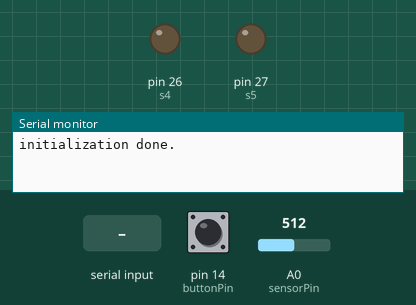
The sketch below on a simulated Arduino Mega 2560, built with avr-gcc and run on an emulated ATmega2560. Parts: output pins drawn as LEDs (lit = HIGH), the last lines printed to the serial monitor. The test bench sets the inputs (shaded band); at power-on: pin 14 (buttonPin) HIGH, A0 (sensorPin) = 512. The local clock reads 2024-03-15 10:24:30 at power-on unless the sketch sets it; storage starts empty; pins used as bus, display or sensor lines are not drawn.

Above: at 1.2 s.
1.3 s: pin 14 (buttonPin) pulled LOW for 0.15 s
At 1.7 s:
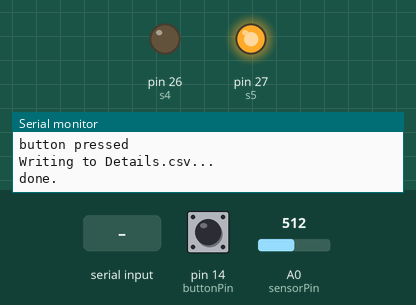
2.9 s: "a" received over the second serial link
4.4 s: "1" received over the second serial link
Timing chart, 0 to 7.4 s (numbered marks = the images above; inputs shaded):
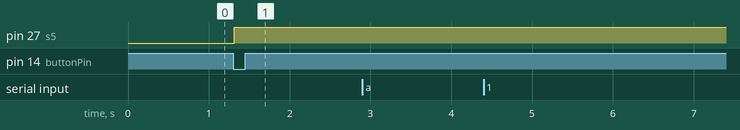

The sketch:

FrameReader.ino
```cpp
/*
 Circuit connections for Arduino Mega to modules
 The circuit:
 * SD card attached to SPI bus as follows:
 ** MOSI - pin 51 [pin 11 - arduino uno]
 ** MISO - pin 50 [pin 12 - arduino uno]
 ** CLK  - pin 52 [pin 13 - arduino uno]
 ** CS   - pin 4  [pin 2 - arduino uno]
 *
 *HC 05 module connection:
 ** TX - pin 0 (default) [software serial pin 14 - arduino Mega and uno ]
 ** RX - pin 1 (default) [software serial pin 15 - arduino Mega and uno ]
 *
 *  The circuit:
 * RX is digital pin 5 (connect to TX of other device)
 * TX is digital pin 6 (connect to RX of other device)
 *
 * LSMD DLHC (compass) module connection:
 * SDA - pin 20 (mega) [pin A4 - arduino uno]
 * SCL - pin 21 (mega) [pin A5 - arduino uno]
 *
 * RTC module connection:
 * SDA - pin 20 (mega) [pin A4 - arduino uno]
 * SCL - pin 21 (mega) [pin A5 - arduino uno]
 *
 * Selection bits connection
 * S0 - pin 22
 * S1 - pin 23
 * S2 - pin 24
 * S3 - pin 25
 * S4 - pin 26
 * S5 - pin 27
 *
 * Sensor pin
 * sensor In Pin - A0
 *
 * button pin - 7

 */

#include <SPI.h>
#include <SD.h>
#include <dht.h>
#include <DS3231.h>
#include <SoftwareSerial.h>
#include <Wire.h>
#include <LSM303.h>

DS3231  rtc(SDA, SCL);// Init the DS3231 using the hardware interface
SoftwareSerial mySerial(68, 69); // RX, TX
LSM303 compass;
File myFile;
dht DHT;
//#define DHT11_PIN A0
const int buttonPin = 14;     // the number of the pushbutton pin
//const int ledPin =  13;      // the number of the LED pin
// variables will change:
int buttonState = 0;         // variable for reading the pushbutton status

String bluInputStr;
float Xm, Ym, Zm, Xa, Ya, Za, roll, pitch, roll_print, pitch_print, Heading, fXm_comp, fYm_comp;
int r0 = 0;      //value of select pin at the 4052 (s0)
int r1 = 0;      //value of select pin at the 4052 (s1)
int r2 = 0;      //value of select pin at the 4052 (s2)
int r3 = 0;
int r4 = 0;
int r5 = 0;
int sensorPin = A0;
int s0 = 22;
int s1 = 23;
int s2 = 24;
int s3 = 25;
int s4 = 26;
int s5 = 27;
int count = 0;   //which y pin we are selecting
String fileName = "Details.csv";
struct compassOp
{
  float head, rollOp, pitchOp;
};
struct compassOp compOp;
String compassSoft(); //function declaration for the structure to work. function has to be invoked before using structure in the function

void setup() {
  Serial.begin(9600); //DEBUG
  mySerial.begin(9600);//bluetooth
  //TODO: initialize the LED pin as an output:
  //pinMode(ledPin, OUTPUT);
  // initialize the pushbutton pin as an input:
  pinMode(buttonPin, INPUT_PULLUP);
  Wire.begin();
  rtc.begin();// Initialize the rtc object
  compass.init();
  compass.enableDefault();
  compass.m_min = (LSM303::vector<int16_t>){-654,   -835,   -424};
  compass.m_max = (LSM303::vector<int16_t>){+694,   +527,   +739};
  sdIni();
  MuxInit();
}

//sd card code starts here//
void sdIni()
{
    //Serial.print("Initializing SD card...");
    if (!SD.begin(4))
    {
      Serial.println("initialization failed!");
    }
    else
    {
      Serial.println("initialization done.");
    }
}

void sdWrite(String sensorData, String compassData)
{
  // open the file. note that only one file can be open at a time,
  // so you have to close this one before opening another.
  // if the file opened okay, write to it:
  myFile = SD.open(fileName, FILE_WRITE);
  if (myFile)
  {
    Serial.println("Writing to Details.csv...");   //DEBUG
    myFile.print(rtc.getDateStr());
    myFile.print(",");
    myFile.print(rtc.getTimeStr());
    myFile.print(",");
    myFile.print(sensorData);
    //myFile.print(","); // to be removed
    myFile.println(compassData);
    Serial.println("done.");//DEBUG
    myFile.close();// close the file
  }
  else
  {
    // if the file didn't open, print an error:
    Serial.println("error opening Details.csv");//DEBUG
    mySerial.println("error opening Details.csv");
  }
}

void sdRead()
{
  //Serial.begin(9600);//bluetooth
  // re-open the file for reading:
  if (SD.exists(fileName))
  {
    myFile = SD.open(fileName);
    File archiveFile;
    if (myFile)
    {
      Serial.println("Read from file."); //DEBUG
      // read from the file until there's nothing else in it:
      String d=rtc.getDateStr(FORMAT_SHORT);
      String t=rtc.getTimeStr(FORMAT_SHORT);
      String dateTime = (String)d[0]+(String)d[1]+(String)d[3]+(String)d[4]+(String)t[0]+(String)t[1]+(String)t[3]+(String)t[4];
      String fileArchive = dateTime+".csv";
      //Serial.println(fileArchive); //DEBUG
      archiveFile = SD.open(fileArchive, FILE_WRITE);
      if (archiveFile)
      {
        while (myFile.available())
        {
          char c = myFile.read();
          //Serial.println(c); //DEBUG
          archiveFile.print(c);
          mySerial.write(c);
        }
        archiveFile.close();
        myFile.close();// close the file
        SD.remove(fileName);
      }
      else
      {
        //Serial.println("error creating archive");//DEBUG
        mySerial.println("error creating archive");
        myFile.close();// close the file
      }
    }
    else
    {
      // if the file didn't open, print an error:
      //Serial.println("error opening Details.csv");//DEBUG
      mySerial.println("error opening Details.csv");
    }
  }
  else
  {
    mySerial.println("Details file not exist!");
  }
}
//sd card code ends here

void loop()
{
  int buttonVal = digitalRead(buttonPin);
  // check if the pushbutton is pressed. If it is, the buttonState is HIGH:
  if (buttonVal == LOW)
  {
    Serial.println("button pressed");//DEBUG
    String sensorData = MuxVal();
    String compassData = " ";//compassSoft();    //change blank with function later
    sdWrite(sensorData,compassData);
    // turn LED on:
    //digitalWrite(ledPin, HIGH);
    delay(500);
  }
  else
  {
    // turn LED off:
    //digitalWrite(ledPin, LOW);
  }

  if(mySerial.available())
  {
    delay(10);
    char bluInput = mySerial.read();
    bluInputStr = bluInput;
    if (bluInputStr.length() >0)
    {
      Serial.println(bluInputStr); //DEBUG
      if(bluInputStr == "a")
      {
        sdRead();
      }
      bluInputStr="";
    }
  }
  else
  {
      //Serial.println("bluetooth connection not available!"); //DEBUG
  }
}

String compassSoft()
{
  String compassData="";
  compass.read();

  //Magnetometer
  Xm = compass.m.x;
  Ym = compass.m.y;
  Zm = compass.m.z;

  //Acceralerometer
  Xa = compass.a.x;
  Ya = compass.a.y;
  Za = compass.a.z;

  //roll and pitch
  roll = atan2(Ya, sqrt(Xa*Xa + Za*Za ));
  pitch = atan2(Xa, sqrt(Ya*Ya + Za*Za));
  roll_print = roll*180.0/M_PI;
  pitch_print = pitch*180.0/M_PI;

  // Tilt compensated magnetic sensor measurements
  fXm_comp = Xm*cos(pitch)+Zm*sin(pitch);
  fYm_comp = Xm*sin(roll)*sin(pitch)+Ym*cos(roll)-Zm*sin(roll)*cos(pitch);

  // Arctangent of y/x
  Heading = (atan2(fYm_comp,fXm_comp)*180.0)/M_PI;
  if (Heading < 0)
    Heading += 360;

  compOp.head = Heading;
  compOp.rollOp = roll_print;
  compOp.pitchOp = pitch_print;

  compassData+=(String)Heading;
  compassData+=(String)roll_print;
  compassData+=(String)pitch_print;
  delay(1000);
  return compassData;
}

void MuxInit()
{
  //mux logic initialisation starts here
  pinMode(s0, OUTPUT);
  pinMode(s1, OUTPUT);
  pinMode(s2, OUTPUT);
  pinMode(s3, OUTPUT);
  pinMode(s4, OUTPUT);
  pinMode(s5, OUTPUT);
  //mux logic initialisation ends here
}

String MuxVal()
{
  String muxOp="";
  for (count=0; count<=44; count++)
  {
      // select the bit
      r0 = bitRead(count,0);    // use this with arduino uno and mega (and newer versions)
      r1 = bitRead(count,1);    // use this with arduino uno and mega (and newer versions)
      r2 = bitRead(count,2);
      r3 = bitRead(count,3);
      r4 = bitRead(count,4);
      r5 = bitRead(count,5);


      //r0 = count & 0x01;      // old version of setting the bits
      //r1 = (count>>1) & 0x01; // old version of setting the bits
      //r2 = (count>>2) & 0x01; // old version of setting the bits

      digitalWrite(s0, r0);
      digitalWrite(s1, r1);
      digitalWrite(s2, r2);
      digitalWrite(s3, r3);
      digitalWrite(s4, r4);
      digitalWrite(s5, r5);

      int val = analogRead(sensorPin);
      //Serial.print("the value of photodiode  ");//DEBUG
      //Serial.print(count);//DEBUG
      //Serial.print("\t");//DEBUG
      //Serial.println(val); //DEBUG
      muxOp = muxOp + (String)val+",";
    }
    delay(250); //
    return muxOp;
}
```

Measured:
- after the input at 1.3 s, pin 27 (s5): LOW → HIGH at once
